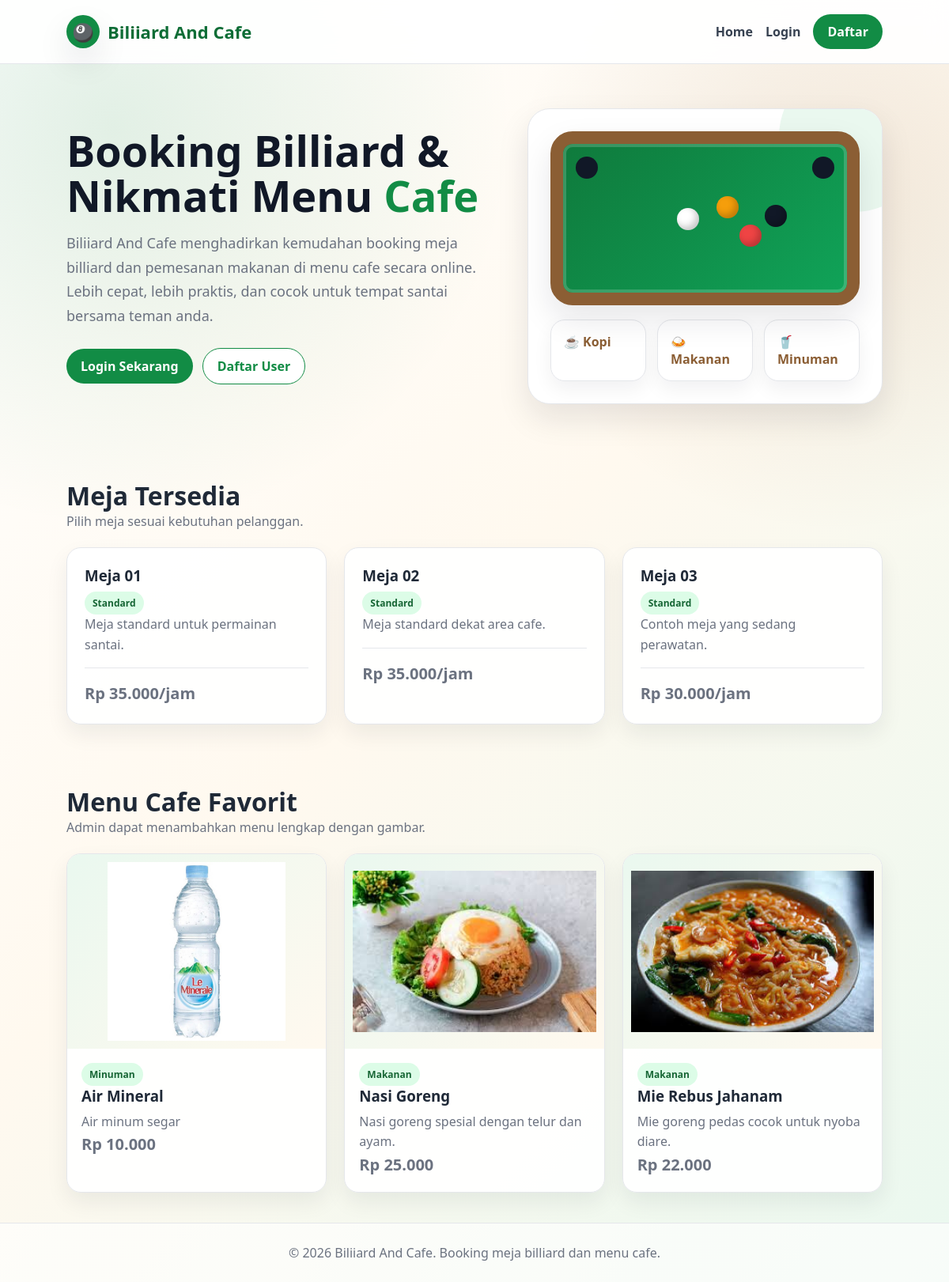
The page / on the database its author committed.
### tables this page shows
CREATE TABLE `billiard_tables` (
  `id` int(11) NOT NULL,
  `table_name` varchar(100) NOT NULL,
  `table_type` enum('Standard','VIP','Premium') NOT NULL DEFAULT 'Standard',
  `price_per_hour` decimal(12,2) NOT NULL DEFAULT 0.00,
  `status` enum('available','maintenance','inactive') NOT NULL DEFAULT 'available',
  `description` text DEFAULT NULL,
  `created_at` timestamp NOT NULL DEFAULT current_timestamp()
);

CREATE TABLE `menus` (
  `id` int(11) NOT NULL,
  `category_id` int(11) DEFAULT NULL,
  `menu_name` varchar(120) NOT NULL,
  `description` text DEFAULT NULL,
  `price` decimal(12,2) NOT NULL DEFAULT 0.00,
  `image` varchar(255) DEFAULT NULL,
  `status` enum('available','sold_out','inactive') NOT NULL DEFAULT 'available',
  `created_at` timestamp NOT NULL DEFAULT current_timestamp()
);

CREATE TABLE `menu_categories` (
  `id` int(11) NOT NULL,
  `category_name` varchar(100) NOT NULL,
  `created_at` timestamp NOT NULL DEFAULT current_timestamp()
);

### includes/functions.php (called while the page is built, shortened)
<?php
function e($value) {
    return htmlspecialchars((string)$value, ENT_QUOTES, 'UTF-8');
}
function isLoggedIn() {
    return isset($_SESSION['user_id']);
}
function rupiah($number) {
    return 'Rp ' . number_format((float)$number, 0, ',', '.');
}

### index.php (the view, shortened to what this page needs)
<?php
require_once 'config/database.php';
require_once 'includes/functions.php';
require_once 'includes/header.php';
$tables = $pdo->query("SELECT * FROM billiard_tables WHERE status='available' ORDER BY FIELD(table_type,'Standard','VIP','Premium'), table_name LIMIT 3")->fetchAll();
$menus = $pdo->query("SELECT m.*, c.category_name FROM menus m LEFT JOIN menu_categories c ON c.id=m.category_id WHERE m.status='available' ORDER BY m.created_at DESC LIMIT 3")->fetchAll();
?>
<section class="container hero">
    <div>
        <h1>Booking Billiard & Nikmati Menu <span>Cafe</span></h1>
        <p>Biliiard And Cafe menghadirkan kemudahan booking meja billiard dan pemesanan makanan di menu cafe secara online. Lebih cepat, lebih praktis, dan cocok untuk tempat santai bersama teman anda.</p>
        <div class="actions">
            <a href="login.php" class="btn btn-primary">Login Sekarang</a>
            <a href="register.php" class="btn btn-outline">Daftar User</a>
        </div>
    </div>
    <div class="hero-card hero-visual">
        <div class="pool-table">
            <span class="ball b1"></span><span class="ball b2"></span><span class="ball b3"></span><span class="ball b4"></span>
        </div>
        <div class="cafe-strip">
            <div class="cafe-item">☕ Kopi</div>
            <div class="cafe-item">🍛 Makanan</div>
            <div class="cafe-item">🥤 Minuman</div>
        </div>
    </div>
</section>
<section class="container">
    <div class="section-title">
        <div>
            <h2>Meja Tersedia</h2>
            <p>Pilih meja sesuai kebutuhan pelanggan.</p>
        </div>
    </div>
    <div class="grid grid-3">
        <?php foreach ($tables as $table): ?>
            <div class="card">
                <h3><?= e($table['table_name']) ?></h3>
                <span class="badge badge-success"><?= e($table['table_type']) ?></span>
                <p><?= e($table['description']) ?></p>
                <div class="divider"></div>
                <p class="price"><?= rupiah($table['price_per_hour']) ?>/jam</p>
            </div>
        <?php endforeach; ?>
    </div>
</section>
<section class="container">
    <div class="section-title">
        <div>
            <h2>Menu Cafe Favorit</h2>
            <p>Admin dapat menambahkan menu lengkap dengan gambar.</p>
        </div>
    </div>
    <div class="grid grid-3">
        <?php foreach ($menus as $menu): ?>
            <div class="card menu-card">
                <div class="menu-img">
                    <?php if ($menu['image']): ?>
                        <img src="assets/img/uploads/<?= e($menu['image']) ?>" alt="<?= e($menu['menu_name']) ?>">
                    <?php else: ?>
                        🍽️
                    <?php endif; ?>
                </div>
                <div class="menu-body">
                    <span class="badge badge-success"><?= e($menu['category_name'] ?? 'Menu') ?></span>
                    <h3><?= e($menu['menu_name']) ?></h3>
                    <p><?= e($menu['description']) ?></p>
                    <p class="price"><?= rupiah($menu['price']) ?></p>
                </div>
            </div>
        <?php endforeach; ?>
    </div>
</section>
<?php require_once 'includes/footer.php'; ?>

### includes/header.php (shortened to what this page needs)
<?php
$basePrefix = (strpos($_SERVER['PHP_SELF'], '/admin/') !== false || strpos($_SERVER['PHP_SELF'], '/user/') !== false) ? '../' : '';
?>
<!DOCTYPE html>
<html lang="id">
<head>
    <link rel="stylesheet" href="<?= $basePrefix ?>assets/css/style.css">
</head>
<body>
<header class="navbar">
    <a href="<?= $basePrefix ?>index.php" class="brand">
        <span class="brand-icon">🎱</span>
        <span>Biliiard And Cafe</span>
    </a>
    <nav id="navMenu">
        <?php if (isLoggedIn()): ?>
            <?php if (isAdmin()): ?>
                <a href="<?= $basePrefix ?>admin/dashboard.php">Dashboard</a>
                <a href="<?= $basePrefix ?>admin/tables.php">Meja</a>
                <a href="<?= $basePrefix ?>admin/menus.php">Menu</a>
                <a href="<?= $basePrefix ?>admin/bookings.php">Booking</a>
                <a href="<?= $basePrefix ?>admin/orders.php">Pesanan</a>
            <?php else: ?>
                <a href="<?= $basePrefix ?>user/dashboard.php">Dashboard</a>
                <a href="<?= $basePrefix ?>user/booking.php">Booking</a>
                <a href="<?= $basePrefix ?>user/menu.php">Menu Cafe</a>
                <a href="<?= $basePrefix ?>user/my_bookings.php">Booking Saya</a>
                <a href="<?= $basePrefix ?>user/my_orders.php">Pesanan Saya</a>
            <?php endif; ?>
            <a href="<?= $basePrefix ?>logout.php" class="btn btn-outline">Logout</a>
        <?php else: ?>
            <a href="<?= $basePrefix ?>index.php">Home</a>
            <a href="<?= $basePrefix ?>login.php">Login</a>
            <a href="<?= $basePrefix ?>register.php" class="btn btn-primary">Daftar</a>
        <?php endif; ?>
    </nav>
</header>
<main>

### includes/footer.php (shortened to what this page needs)
</main>
<footer class="footer">
    <p>© <?= date('Y') ?> Biliiard And Cafe. Booking meja billiard dan menu cafe.</p>
</footer>
</body>
</html>

### rows shown on the page
billiard_tables: table_name "Meja 01", table_type "Standard", description "Meja standard untuk permainan santai.", price_per_hour "Rp 35.000"
billiard_tables: table_name "Meja 02", table_type "Standard", description "Meja standard dekat area cafe.", price_per_hour "Rp 35.000"
billiard_tables: table_name "Meja 03", table_type "Standard", description "Contoh meja yang sedang perawatan.", price_per_hour "Rp 30.000"
menus: image (picture), category.category_name "Minuman", menu_name "Air Mineral", description "Air minum segar", price "Rp 10.000"
menus: image (picture), category.category_name "Makanan", menu_name "Nasi Goreng", description "Nasi goreng spesial dengan telur dan ayam.", price "Rp 25.000"
menus: image (picture), category.category_name "Makanan", menu_name "Mie Rebus Jahanam", description "Mie goreng pedas cocok untuk nyoba diare.", price "Rp 22.000"
